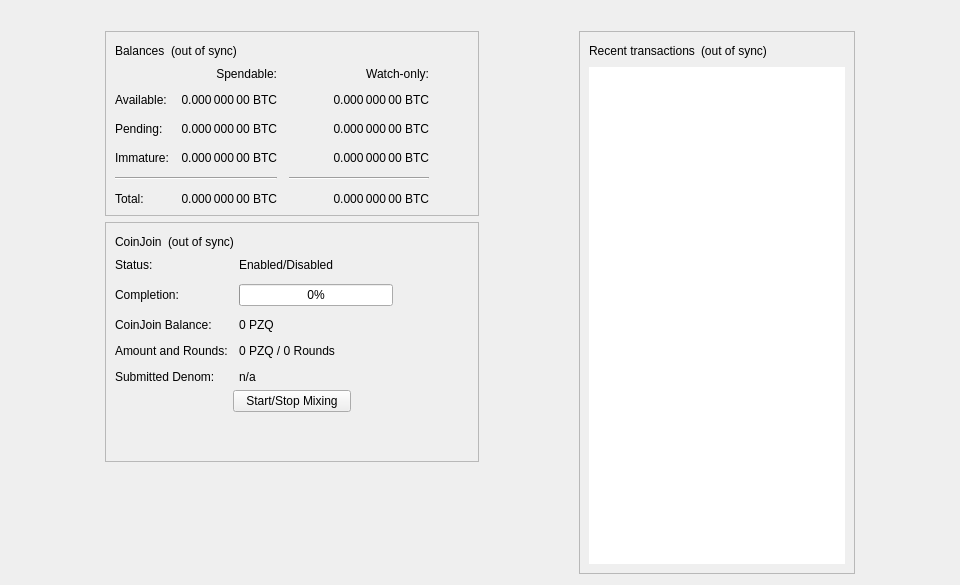
<?xml version="1.0" encoding="UTF-8"?>
<ui version="4.0">
 <class>OverviewPage</class>
 <widget class="QWidget" name="OverviewPage">
  <property name="geometry">
   <rect>
    <x>0</x>
    <y>0</y>
    <width>960</width>
    <height>585</height>
   </rect>
  </property>
  <property name="minimumSize">
   <size>
    <width>960</width>
    <height>0</height>
   </size>
  </property>
  <property name="windowTitle">
   <string>Form</string>
  </property>
  <layout class="QVBoxLayout" name="topLayout">
   <item>
    <widget class="QLabel" name="labelAlerts">
     <property name="visible">
      <bool>false</bool>
     </property>
     <property name="wordWrap">
      <bool>true</bool>
     </property>
     <property name="margin">
      <number>3</number>
     </property>
     <property name="textInteractionFlags">
      <set>Qt::TextSelectableByMouse</set>
     </property>
    </widget>
   </item>
   <item>
    <layout class="QHBoxLayout" name="horizontalLayout" stretch="1,0,1,0,1">
     <item>
      <spacer name="horizontalSpacerLeft">
       <property name="orientation">
        <enum>Qt::Horizontal</enum>
       </property>
       <property name="sizeType">
        <enum>QSizePolicy::Preferred</enum>
       </property>
       <property name="sizeHint" stdset="0">
        <size>
         <width>10</width>
         <height>20</height>
        </size>
       </property>
      </spacer>
     </item>
     <item>
      <layout class="QVBoxLayout" name="verticalLayout_2">
       <item>
        <widget class="QFrame" name="frame">
         <property name="frameShape">
          <enum>QFrame::StyledPanel</enum>
         </property>
         <property name="frameShadow">
          <enum>QFrame::Raised</enum>
         </property>
         <layout class="QVBoxLayout" name="verticalLayout_4">
          <item>
           <layout class="QHBoxLayout" name="horizontalLayout_4">
            <item>
             <widget class="QLabel" name="label_5">
              <property name="text">
               <string>Balances</string>
              </property>
             </widget>
            </item>
            <item>
             <widget class="QLabel" name="labelWalletStatus">
              <property name="toolTip">
               <string>The displayed information may be out of date. Your wallet automatically synchronizes with the PZQ network after a connection is established, but this process has not completed yet.</string>
              </property>
              <property name="text">
               <string notr="true">(out of sync)</string>
              </property>
              <property name="alignment">
               <set>Qt::AlignLeading|Qt::AlignLeft|Qt::AlignVCenter</set>
              </property>
             </widget>
            </item>
            <item>
             <spacer name="horizontalSpacer_3">
              <property name="orientation">
               <enum>Qt::Horizontal</enum>
              </property>
              <property name="sizeHint" stdset="0">
               <size>
                <width>40</width>
                <height>20</height>
               </size>
              </property>
             </spacer>
            </item>
           </layout>
          </item>
          <item>
           <layout class="QGridLayout" name="gridLayout">
            <property name="spacing">
             <number>12</number>
            </property>
            <item row="2" column="2">
             <widget class="QLabel" name="labelWatchPending">
              <property name="cursor">
               <cursorShape>IBeamCursor</cursorShape>
              </property>
              <property name="toolTip">
               <string>Unconfirmed transactions to watch-only addresses</string>
              </property>
              <property name="text">
               <string notr="true">0.000 000 00 BTC</string>
              </property>
              <property name="alignment">
               <set>Qt::AlignRight|Qt::AlignTrailing|Qt::AlignVCenter</set>
              </property>
              <property name="textInteractionFlags">
               <set>Qt::LinksAccessibleByMouse|Qt::TextSelectableByKeyboard|Qt::TextSelectableByMouse</set>
              </property>
             </widget>
            </item>
            <item row="2" column="1">
             <widget class="QLabel" name="labelUnconfirmed">
              <property name="cursor">
               <cursorShape>IBeamCursor</cursorShape>
              </property>
              <property name="toolTip">
               <string>Total of transactions that have yet to be confirmed, and do not yet count toward the spendable balance</string>
              </property>
              <property name="text">
               <string notr="true">0.000 000 00 BTC</string>
              </property>
              <property name="alignment">
               <set>Qt::AlignRight|Qt::AlignTrailing|Qt::AlignVCenter</set>
              </property>
              <property name="textInteractionFlags">
               <set>Qt::LinksAccessibleByMouse|Qt::TextSelectableByKeyboard|Qt::TextSelectableByMouse</set>
              </property>
             </widget>
            </item>
            <item row="3" column="2">
             <widget class="QLabel" name="labelWatchImmature">
              <property name="cursor">
               <cursorShape>IBeamCursor</cursorShape>
              </property>
              <property name="toolTip">
               <string>Mined balance in watch-only addresses that has not yet matured</string>
              </property>
              <property name="text">
               <string notr="true">0.000 000 00 BTC</string>
              </property>
              <property name="alignment">
               <set>Qt::AlignRight|Qt::AlignTrailing|Qt::AlignVCenter</set>
              </property>
              <property name="textInteractionFlags">
               <set>Qt::LinksAccessibleByMouse|Qt::TextSelectableByKeyboard|Qt::TextSelectableByMouse</set>
              </property>
             </widget>
            </item>
            <item row="4" column="0" colspan="2">
             <widget class="Line" name="lineSpendableBalance">
              <property name="orientation">
               <enum>Qt::Horizontal</enum>
              </property>
             </widget>
            </item>
            <item row="4" column="2">
             <widget class="Line" name="lineWatchBalance">
              <property name="sizePolicy">
               <sizepolicy hsizetype="Preferred" vsizetype="Fixed">
                <horstretch>0</horstretch>
                <verstretch>0</verstretch>
               </sizepolicy>
              </property>
              <property name="minimumSize">
               <size>
                <width>140</width>
                <height>0</height>
               </size>
              </property>
              <property name="orientation">
               <enum>Qt::Horizontal</enum>
              </property>
             </widget>
            </item>
            <item row="5" column="0">
             <widget class="QLabel" name="labelTotalText">
              <property name="text">
               <string>Total:</string>
              </property>
             </widget>
            </item>
            <item row="3" column="1">
             <widget class="QLabel" name="labelImmature">
              <property name="cursor">
               <cursorShape>IBeamCursor</cursorShape>
              </property>
              <property name="toolTip">
               <string>Mined balance that has not yet matured</string>
              </property>
              <property name="text">
               <string notr="true">0.000 000 00 BTC</string>
              </property>
              <property name="alignment">
               <set>Qt::AlignRight|Qt::AlignTrailing|Qt::AlignVCenter</set>
              </property>
              <property name="textInteractionFlags">
               <set>Qt::LinksAccessibleByMouse|Qt::TextSelectableByKeyboard|Qt::TextSelectableByMouse</set>
              </property>
             </widget>
            </item>
            <item row="2" column="3">
             <spacer name="horizontalSpacer_2">
              <property name="orientation">
               <enum>Qt::Horizontal</enum>
              </property>
              <property name="sizeHint" stdset="0">
               <size>
                <width>40</width>
                <height>20</height>
               </size>
              </property>
             </spacer>
            </item>
            <item row="3" column="0">
             <widget class="QLabel" name="labelImmatureText">
              <property name="text">
               <string>Immature:</string>
              </property>
             </widget>
            </item>
            <item row="5" column="1">
             <widget class="QLabel" name="labelTotal">
              <property name="cursor">
               <cursorShape>IBeamCursor</cursorShape>
              </property>
              <property name="toolTip">
               <string>Your current total balance</string>
              </property>
              <property name="text">
               <string notr="true">0.000 000 00 BTC</string>
              </property>
              <property name="alignment">
               <set>Qt::AlignRight|Qt::AlignTrailing|Qt::AlignVCenter</set>
              </property>
              <property name="textInteractionFlags">
               <set>Qt::LinksAccessibleByMouse|Qt::TextSelectableByKeyboard|Qt::TextSelectableByMouse</set>
              </property>
             </widget>
            </item>
            <item row="5" column="2">
             <widget class="QLabel" name="labelWatchTotal">
              <property name="cursor">
               <cursorShape>IBeamCursor</cursorShape>
              </property>
              <property name="toolTip">
               <string>Current total balance in watch-only addresses</string>
              </property>
              <property name="text">
               <string notr="true">0.000 000 00 BTC</string>
              </property>
              <property name="alignment">
               <set>Qt::AlignRight|Qt::AlignTrailing|Qt::AlignVCenter</set>
              </property>
              <property name="textInteractionFlags">
               <set>Qt::LinksAccessibleByMouse|Qt::TextSelectableByKeyboard|Qt::TextSelectableByMouse</set>
              </property>
             </widget>
            </item>
            <item row="0" column="2">
             <widget class="QLabel" name="labelWatchonly">
              <property name="text">
               <string>Watch-only:</string>
              </property>
              <property name="alignment">
               <set>Qt::AlignRight|Qt::AlignTrailing|Qt::AlignVCenter</set>
              </property>
             </widget>
            </item>
            <item row="1" column="0">
             <widget class="QLabel" name="labelBalanceText">
              <property name="text">
               <string>Available:</string>
              </property>
             </widget>
            </item>
            <item row="1" column="1">
             <widget class="QLabel" name="labelBalance">
              <property name="cursor">
               <cursorShape>IBeamCursor</cursorShape>
              </property>
              <property name="toolTip">
               <string>Your current spendable balance</string>
              </property>
              <property name="text">
               <string notr="true">0.000 000 00 BTC</string>
              </property>
              <property name="alignment">
               <set>Qt::AlignRight|Qt::AlignTrailing|Qt::AlignVCenter</set>
              </property>
              <property name="textInteractionFlags">
               <set>Qt::LinksAccessibleByMouse|Qt::TextSelectableByKeyboard|Qt::TextSelectableByMouse</set>
              </property>
             </widget>
            </item>
            <item row="1" column="2">
             <widget class="QLabel" name="labelWatchAvailable">
              <property name="cursor">
               <cursorShape>IBeamCursor</cursorShape>
              </property>
              <property name="toolTip">
               <string>Your current balance in watch-only addresses</string>
              </property>
              <property name="text">
               <string notr="true">0.000 000 00 BTC</string>
              </property>
              <property name="alignment">
               <set>Qt::AlignRight|Qt::AlignTrailing|Qt::AlignVCenter</set>
              </property>
              <property name="textInteractionFlags">
               <set>Qt::LinksAccessibleByMouse|Qt::TextSelectableByKeyboard|Qt::TextSelectableByMouse</set>
              </property>
             </widget>
            </item>
            <item row="2" column="0">
             <widget class="QLabel" name="labelPendingText">
              <property name="text">
               <string>Pending:</string>
              </property>
             </widget>
            </item>
            <item row="0" column="1">
             <widget class="QLabel" name="labelSpendable">
              <property name="text">
               <string>Spendable:</string>
              </property>
              <property name="alignment">
               <set>Qt::AlignRight|Qt::AlignTrailing|Qt::AlignVCenter</set>
              </property>
             </widget>
            </item>
           </layout>
          </item>
         </layout>
        </widget>
       </item>
       <item>
        <widget class="QFrame" name="frameCoinJoin">
         <property name="layoutDirection">
          <enum>Qt::LeftToRight</enum>
         </property>
         <property name="frameShape">
          <enum>QFrame::StyledPanel</enum>
         </property>
         <property name="frameShadow">
          <enum>QFrame::Raised</enum>
         </property>
         <layout class="QVBoxLayout" name="VerticalLayout_PS1">
          <item>
           <layout class="QHBoxLayout" name="horizontalLayout_5">
            <item>
             <widget class="QLabel" name="labelCoinJoinHeader">
              <property name="text">
               <string notr="true">CoinJoin</string>
              </property>
             </widget>
            </item>
            <item>
             <widget class="QLabel" name="labelCoinJoinSyncStatus">
              <property name="toolTip">
               <string>The displayed information may be out of date. Your wallet automatically synchronizes with the PZQ network after a connection is established, but this process has not completed yet.</string>
              </property>
              <property name="text">
               <string notr="true">(out of sync)</string>
              </property>
              <property name="alignment">
               <set>Qt::AlignLeading|Qt::AlignLeft|Qt::AlignVCenter</set>
              </property>
             </widget>
            </item>
            <item>
             <spacer name="horizontalSpacer_4">
              <property name="orientation">
               <enum>Qt::Horizontal</enum>
              </property>
              <property name="sizeHint" stdset="0">
               <size>
                <width>40</width>
                <height>20</height>
               </size>
              </property>
             </spacer>
            </item>
           </layout>
          </item>
          <item>
           <layout class="QFormLayout" name="coinJoinFormLayout">
            <property name="fieldGrowthPolicy">
             <enum>QFormLayout::AllNonFixedFieldsGrow</enum>
            </property>
            <property name="horizontalSpacing">
             <number>11</number>
            </property>
            <property name="verticalSpacing">
             <number>12</number>
            </property>
            <item row="0" column="0">
             <widget class="QLabel" name="labelCoinJoinEnabledText">
              <property name="text">
               <string>Status:</string>
              </property>
             </widget>
            </item>
            <item row="0" column="1">
             <widget class="QLabel" name="labelCoinJoinEnabled">
              <property name="text">
               <string>Enabled/Disabled</string>
              </property>
             </widget>
            </item>
            <item row="1" column="0">
             <widget class="QLabel" name="labelCompletitionText">
              <property name="text">
               <string>Completion:</string>
              </property>
             </widget>
            </item>
            <item row="1" column="1">
             <widget class="QProgressBar" name="coinJoinProgress">
              <property name="maximumSize">
               <size>
                <width>154</width>
                <height>16777215</height>
               </size>
              </property>
              <property name="value">
               <number>0</number>
              </property>
             </widget>
            </item>
            <item row="2" column="0">
             <widget class="QLabel" name="labelAnonymizedText">
              <property name="text">
               <string notr="true">CoinJoin Balance:</string>
              </property>
             </widget>
            </item>
            <item row="2" column="1">
             <widget class="QLabel" name="labelAnonymized">
              <property name="text">
               <string notr="true">0 PZQ</string>
              </property>
             </widget>
            </item>
            <item row="3" column="0">
             <widget class="QLabel" name="labelAmountAndRoundsText">
              <property name="text">
               <string>Amount and Rounds:</string>
              </property>
             </widget>
            </item>
            <item row="3" column="1">
             <widget class="QLabel" name="labelAmountRounds">
              <property name="text">
               <string>0 PZQ / 0 Rounds</string>
              </property>
             </widget>
            </item>
            <item row="4" column="0">
             <widget class="QLabel" name="labelSubmittedDenomText">
              <property name="text">
               <string>Submitted Denom:</string>
              </property>
             </widget>
            </item>
            <item row="4" column="1">
             <widget class="QLabel" name="labelSubmittedDenom">
              <property name="toolTip">
               <string>The denominations you submitted to the Masternode.&lt;br&gt;To mix, other users must submit the exact same denominations.</string>
              </property>
              <property name="text">
               <string>n/a</string>
              </property>
              <property name="wordWrap">
               <bool>true</bool>
              </property>
             </widget>
            </item>
           </layout>
          </item>
          <item>
           <layout class="QVBoxLayout" name="VerticalLayout_PS">
            <item>
             <layout class="QHBoxLayout" name="horizontalLayout_3">
              <property name="topMargin">
               <number>0</number>
              </property>
              <item>
               <spacer name="horizontalSpacer_5">
                <property name="orientation">
                 <enum>Qt::Horizontal</enum>
                </property>
                <property name="sizeHint" stdset="0">
                 <size>
                  <width>40</width>
                  <height>20</height>
                 </size>
                </property>
               </spacer>
              </item>
              <item>
               <widget class="QPushButton" name="toggleCoinJoin">
                <property name="sizePolicy">
                 <sizepolicy hsizetype="MinimumExpanding" vsizetype="Fixed">
                  <horstretch>0</horstretch>
                  <verstretch>0</verstretch>
                 </sizepolicy>
                </property>
                <property name="text">
                 <string>Start/Stop Mixing</string>
                </property>
               </widget>
              </item>
              <item>
               <spacer name="horizontalSpacer_6">
                <property name="orientation">
                 <enum>Qt::Horizontal</enum>
                </property>
                <property name="sizeHint" stdset="0">
                 <size>
                  <width>40</width>
                  <height>20</height>
                 </size>
                </property>
               </spacer>
              </item>
             </layout>
            </item>
            <item>
             <spacer name="verticalSpacer_3">
              <property name="orientation">
               <enum>Qt::Vertical</enum>
              </property>
              <property name="sizeHint" stdset="0">
               <size>
                <width>20</width>
                <height>40</height>
               </size>
              </property>
             </spacer>
            </item>
           </layout>
          </item>
         </layout>
        </widget>
       </item>
       <item>
        <spacer name="verticalSpacer">
         <property name="orientation">
          <enum>Qt::Vertical</enum>
         </property>
         <property name="sizeHint" stdset="0">
          <size>
           <width>20</width>
           <height>40</height>
          </size>
         </property>
        </spacer>
       </item>
      </layout>
     </item>
     <item>
      <spacer name="horizontalSpacerCenter">
       <property name="orientation">
        <enum>Qt::Horizontal</enum>
       </property>
       <property name="sizeHint" stdset="0">
        <size>
         <width>10</width>
         <height>20</height>
        </size>
       </property>
      </spacer>
     </item>
     <item>
      <layout class="QVBoxLayout" name="verticalLayout_3">
       <item>
        <widget class="QFrame" name="frame_2">
         <property name="frameShape">
          <enum>QFrame::StyledPanel</enum>
         </property>
         <property name="frameShadow">
          <enum>QFrame::Raised</enum>
         </property>
         <layout class="QVBoxLayout" name="verticalLayout">
          <item>
           <layout class="QHBoxLayout" name="horizontalLayout_2">
            <item>
             <widget class="QLabel" name="label_4">
              <property name="text">
               <string>Recent transactions</string>
              </property>
             </widget>
            </item>
            <item>
             <widget class="QLabel" name="labelTransactionsStatus">
              <property name="toolTip">
               <string>The displayed information may be out of date. Your wallet automatically synchronizes with the PZQ network after a connection is established, but this process has not completed yet.</string>
              </property>
              <property name="text">
               <string notr="true">(out of sync)</string>
              </property>
              <property name="alignment">
               <set>Qt::AlignLeading|Qt::AlignLeft|Qt::AlignVCenter</set>
              </property>
             </widget>
            </item>
            <item>
             <spacer name="horizontalSpacer">
              <property name="orientation">
               <enum>Qt::Horizontal</enum>
              </property>
              <property name="sizeHint" stdset="0">
               <size>
                <width>40</width>
                <height>20</height>
               </size>
              </property>
             </spacer>
            </item>
           </layout>
          </item>
          <item>
           <widget class="QListView" name="listTransactions">
            <property name="frameShape">
             <enum>QFrame::NoFrame</enum>
            </property>
            <property name="verticalScrollBarPolicy">
             <enum>Qt::ScrollBarAlwaysOff</enum>
            </property>
            <property name="horizontalScrollBarPolicy">
             <enum>Qt::ScrollBarAlwaysOff</enum>
            </property>
            <property name="selectionMode">
             <enum>QAbstractItemView::NoSelection</enum>
            </property>
           </widget>
          </item>
         </layout>
        </widget>
       </item>
      </layout>
     </item>
     <item>
      <spacer name="horizontalSpacerRight">
       <property name="orientation">
        <enum>Qt::Horizontal</enum>
       </property>
       <property name="sizeType">
        <enum>QSizePolicy::Preferred</enum>
       </property>
       <property name="sizeHint" stdset="0">
        <size>
         <width>10</width>
         <height>20</height>
        </size>
       </property>
      </spacer>
     </item>
    </layout>
   </item>
  </layout>
 </widget>
 <resources/>
 <connections/>
</ui>
